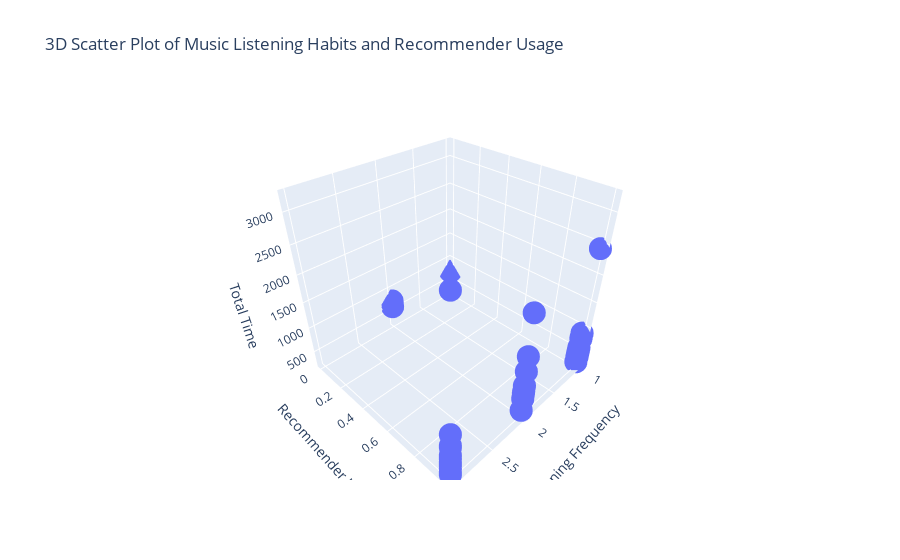

The notebook cell this image was saved under:
### Code cell
frequency_encoding = {'Selten': 1, 'Täglich': 2, 'Monatlich': 3}  
df1_all['Listening Frequency Encoded'] = df1_all['Wie oft hörst du Musik aus den 80ern?'].map(frequency_encoding)


df1_all['Recommender Used'] = np.where(df1_all['Hast du schon mal einen Content-Recommender (Song Empfehlungen) genutzt?(z.B. Spotify, Apple Music, Pandora)'] == 'Ja', 1, 0)


fig = px.scatter_3d(df1_all, 
                    x='Listening Frequency Encoded', 
                    y='Recommender Used', 
                    z='Gesamtzeit',
                    title='3D Scatter Plot of Music Listening Habits and Recommender Usage',
                    labels={'Listening Frequency Encoded': 'Listening Frequency', 
                            'Recommender Used': 'Recommender Used', 
                            'Gesamtzeit': 'Total Time'})

fig.show()

### Figure 1 — Plotly figure (JSON) as saved in the notebook; plotly's stock layout.template omitted (floating-point values rounded to 4 significant figures)
{"data": [{"hovertemplate": "Listening Frequency=%{x}<br>Recommender Used=%{y}<br>Total Time=%{z}<extra></extra>", "legendgroup": "", "marker": {"color": "#636efa", "symbol": "circle"}, "mode": "markers", "name": "", "scene": "scene", "showlegend": false, "type": "scatter3d", "x": [1, 2, 2, 2, 1, 2, 3, null, null, 3, 2, null, 1, 3, 2, null, 1, 2, 2, null, null, null, 2, 3, null, 3, 2, 1, null, null, 1, null, null, null, 1, 1, null, 3, null, 1, 3, 1, null, 1, null, 2, null, null, null, 3, null, 2, null, 3, 3, 1, 3, 3, null, null, 1, 3, 1, 2, 3, null, null, 1, 1, null, 3, null, null, 3, 1, 1], "y": [1, 1, 0, 1, 1, 1, 1, 1, 1, 1, 1, 0, 1, 1, 1, 1, 0, 0, 1, 0, 0, 1, 0, 1, 0, 1, 1, 1, 1, 1, 1, 1, 1, 1, 1, 1, 1, 1, 0, 1, 1, 0, 1, 0, 1, 1, 1, 1, 1, 1, 1, 1, 1, 1, 1, 1, 1, 1, 1, 0, 1, 1, 1, 1, 1, 1, 1, 1, 1, 1, 1, 1, 1, 1, 1, 1], "z": [782.9, 2131.0, 761.5, 703.0, 2448.0, 552.7, 703.5, 1336.0, 1093.0, 542.0, 1103.0, 997.1, 484.5, 1111.0, 1385.0, 605.5, 445.1, 714.8, 823.2, 1941.0, 1163.0, 891.2, 632.7, 496.8, 695.6, 896.6, 557.2, 404.5, 563.6, 722.5, 824.6, 476.8, 1247.0, 805.4, 524.5, 443.6, 1049.0, 561.7, 782.8, 274.8, 3217.0, 257.0, 480.2, 716.2, 420.2, 654.2, 356.1, 444.0, 261.1, 553.2, 570.7, 813.5, 435.9, 341.3, 635.3, 418.4, 295.7, 866.8, 417.0, 654.1, 902.5, 505.1, 479.0, 301.2, 638.4, 1213.0, 2326.0, 562.9, 385.0, 376.5, 422.9, 353.5, 662.2, 494.0, 540.0, 596.6]}], "layout": {"legend": {"tracegroupgap": 0}, "scene": {"domain": {"x": [0, 1], "y": [0, 1]}, "xaxis": {"title": {"text": "Listening Frequency"}}, "yaxis": {"title": {"text": "Recommender Used"}}, "zaxis": {"title": {"text": "Total Time"}}}, "title": {"text": "3D Scatter Plot of Music Listening Habits and Recommender Usage"}}}
